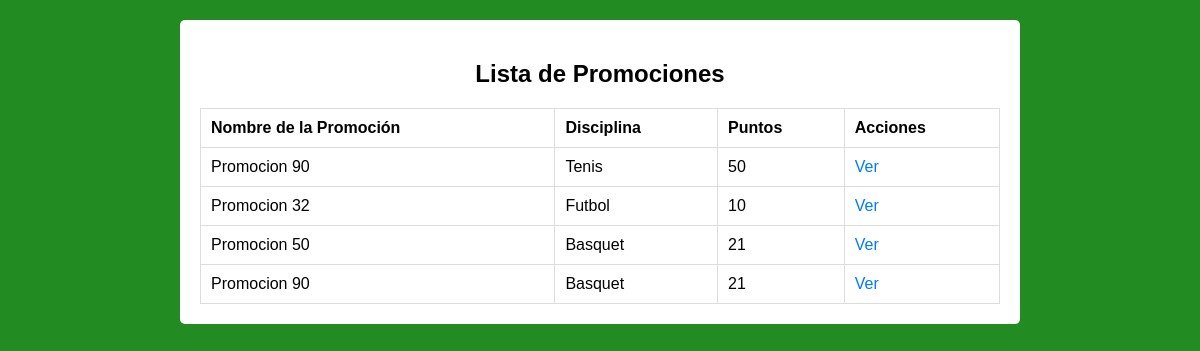
The page /api/tablas/ on the database its author committed.
### deportes/models.py (models this page shows, shortened)
class TablaDePosiciones(models.Model):
    promocion = models.ForeignKey(Promocion, on_delete=models.CASCADE)
    disciplina = models.ForeignKey(Disciplina, on_delete=models.CASCADE)
    puntos = models.IntegerField()
    class Meta:
        verbose_name = "Tabla de posiciones"
        verbose_name_plural = "Tabla de posiciones"

class Promocion(models.Model):
    CATEGORIAS_CHOICES = [
        ('ORO-SUPER MASTER', 'Oro-Super Master'),
        ('MASTER', 'Master'),
        ('SUPER SENIORS', 'Super Seniors'),
        ('SENIORS', 'Seniors'),
        ('MAYORES', 'Mayores'),
        ('CADETES', 'Cadetes'),
        ('MENORES', 'Menores'),
        ('JUNIOR', 'Junior'),
    ]
    nombre = models.CharField(max_length=100)
    categoria = models.CharField(max_length=100, choices=CATEGORIAS_CHOICES)
    cuota_inscripcion = models.DecimalField(max_digits=10, decimal_places=2)
    jugadores = models.ManyToManyField('Jugador', related_name='promociones')
    class Meta:
        verbose_name = "Promoción"
        verbose_name_plural = "Promoción"

class Disciplina(models.Model):
    nombre = models.CharField(max_length=100)
    categoria = models.CharField(max_length=100)
    puntos = models.IntegerField()
    class Meta:
        verbose_name = "Disciplina"
        verbose_name_plural = "Disciplina"

### deportes/views.py (the view)
# urls.py: path('tablas/', TablaDePosicionesListView.as_view(), name='tabla_list'),
class TablaDePosicionesListView(ListView):
    model = TablaDePosiciones
    template_name = 'deportes/tabla_list.html'
    def get_context_data(self, **kwargs):
        context = super().get_context_data(**kwargs)
        context['tabla_de_posiciones_list'] = self.object_list
        return context

### templates/deportes/tabla_list.html (shortened to what this page needs)
<!DOCTYPE html>
<html lang="es">
<head>
</head>
<body>
  <div class="container">
    <h2>Lista de Promociones</h2>
    <table id="promociones-table">
      <thead>
        <tr>
          <th data-sort="promocion__nombre">Nombre de la Promoción</th>
          <th data-sort="disciplina__nombre">Disciplina</th>
          <th data-sort="puntos">Puntos</th>
          <th>Acciones</th>
        </tr>
      </thead>
      <tbody id="tabla-de-posiciones">
        {% for tabla_de_posiciones in tabla_de_posiciones_list %}
        <tr>
          <td>{{ tabla_de_posiciones.promocion.nombre }}</td>
          <td>{{ tabla_de_posiciones.disciplina.nombre }}</td>
          <td>{{ tabla_de_posiciones.puntos }}</td>
          <td><a href="#">Ver</a></td>
        </tr>
        {% endfor %}
      </tbody>
    </table>
  </div>
</body>
</html>

### templates/deportes/tabla_list.html (style rules this page uses)
body { background-color: #228B22; font-family: sans-serif; }
.container { background-color: #fff; padding: 20px; margin: 20px auto; max-width: 800px; border-radius: 5px; }
h2 { text-align: center; }
table { width: 100%; border-collapse: collapse; margin-top: 20px; }
th, td { padding: 10px; text-align: left; border: 1px solid #ddd; }
th { cursor: pointer; }
a { color: #007bff; text-decoration: none; }

### rows shown on the page
TablaDePosiciones: promocion.nombre "Promocion 90", disciplina.nombre "Tenis", puntos "50"
TablaDePosiciones: promocion.nombre "Promocion 32", disciplina.nombre "Futbol", puntos "10"
TablaDePosiciones: promocion.nombre "Promocion 50", disciplina.nombre "Basquet", puntos "21"
TablaDePosiciones: promocion.nombre "Promocion 90", disciplina.nombre "Basquet", puntos "21"
